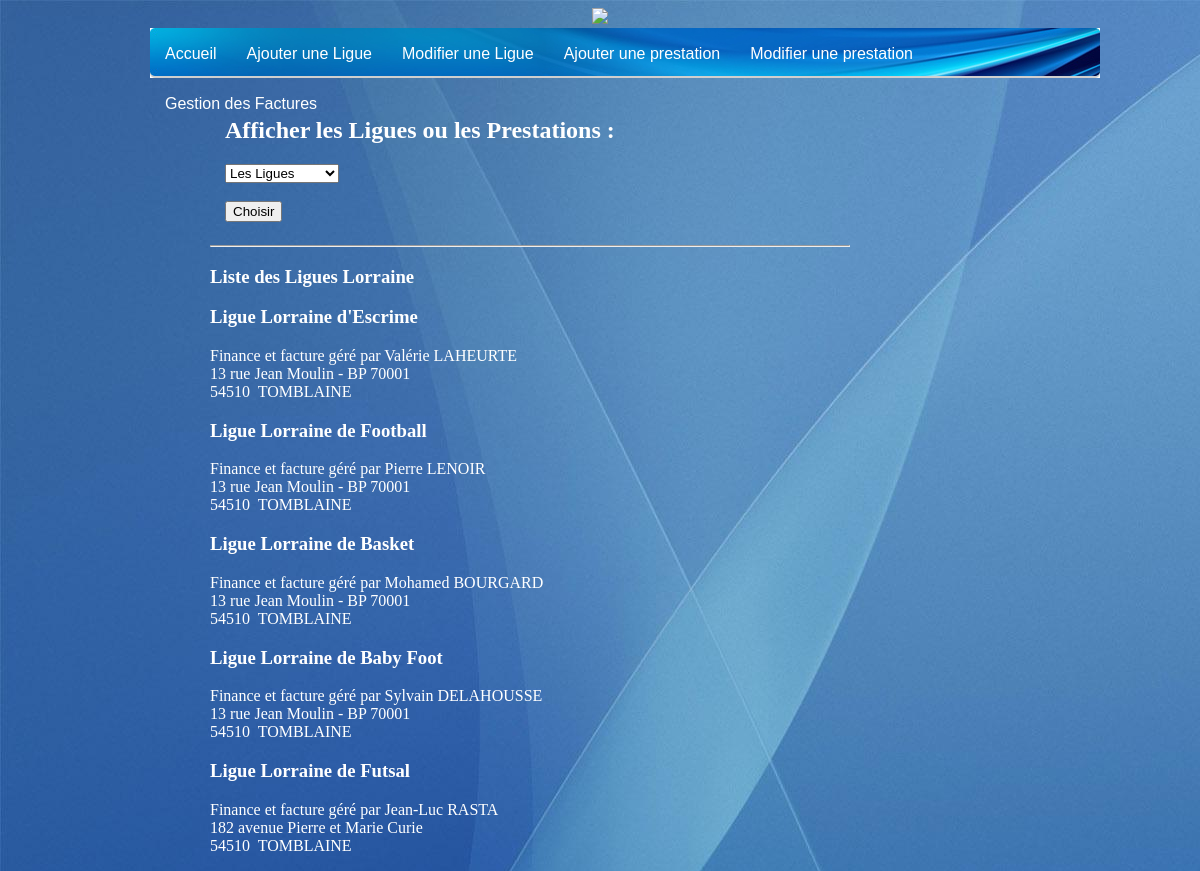
The page /index.php?nom=ligue on the database its author committed.
### tables this page shows
CREATE TABLE IF NOT EXISTS `ligue` (
  `numcompte` int(11) NOT NULL,
  `intitule` varchar(30) NOT NULL,
  `nomtresorier` varchar(20) NOT NULL,
  `adrue` varchar(50) NOT NULL,
  `cp` int(5) NOT NULL,
  `ville` varchar(20) NOT NULL,
  PRIMARY KEY (`numcompte`)
);

### index.php (the view, shortened to what this page needs)
<?php require ("config.php");?>
<!DOCTYPE html>
<html>
    <head>
    <link rel="stylesheet" href="style.css" />
    </head>
    <body>
    <?php require 'header.php'; ?>
  	<section>
      <?php
        if (isset($_GET['nom']) && is_string($_GET['nom']) && !empty($_GET['nom']) && !is_numeric($_GET['nom']))
        {
          $nom = htmlentities($_GET['nom']);
      ?>
        <form action="index.php?nom=<?php echo $nom; ?>" method ="POST">
          <h2>Afficher les Ligues ou les Prestations : </h2>
          <select name="choixaffich">
            <option value="ligue">Les Ligues</option>
          </select><br/><br/>
          <input type="submit" value="Choisir" name="choisir" />
        </form>
        <hr/>
        <?php
          if ($nom == 'ligue')
          {
          ?>
          <div id ="listligue">
          <h3>Liste des Ligues Lorraine</h3>
          <?php
            $listligue = $bdd->query("SELECT * FROM ligue");
            while ($donnees = $listligue->fetch())
            {
          ?>
          <h3 style=" font-color: white;"><?php echo $donnees['intitule'];?></h3>
          <p>
            Finance et facture géré par <?php echo $donnees['nomtresorier'];?><br/>
            <?php echo $donnees['adrue'];?><br/>
            <?php echo $donnees['cp'];?>&nbsp;
            <?php echo $donnees['ville'];?>
          </p>
          <?php } $listligue->closeCursor(); ?>
        </div>
        <?php
          }
          ?>
  	</section>
    <?php }else header('Location:index.php?nom=ligue'); ?>
    </body>
</html>

### style.css (style rules this page uses)
p { font-family: 'Bookman Old Style', 'Times New Roman', sans-serif; }
body { background: url("img/backfond.jpg"); text-align: justify; margin-left: 150px; margin-right: 150px; }
section { text-align: left; margin-left: 60px; margin-right: 200px; }
p, h1, form, label, legend #prestation_table, td, th { color: white; }
form { margin: auto; padding: 15px; }
input { vertical-align: left; }
h3, h4 { color: white; }

### rows shown on the page
ligue: intitule "Ligue Lorraine d'Escrime", nomtresorier "Valérie LAHEURTE", adrue "13 rue Jean Moulin - BP 70001", cp "54510", ville "TOMBLAINE"
ligue: intitule "Ligue Lorraine de Football", nomtresorier "Pierre LENOIR", adrue "13 rue Jean Moulin - BP 70001", cp "54510", ville "TOMBLAINE"
ligue: intitule "Ligue Lorraine de Basket", nomtresorier "Mohamed BOURGARD", adrue "13 rue Jean Moulin - BP 70001", cp "54510", ville "TOMBLAINE"
ligue: intitule "Ligue Lorraine de Baby Foot", nomtresorier "Sylvain DELAHOUSSE", adrue "13 rue Jean Moulin - BP 70001", cp "54510", ville "TOMBLAINE"
ligue: intitule "Ligue Lorraine de Futsal", nomtresorier "Jean-Luc RASTA", adrue "182 avenue Pierre et Marie Curie", cp "54510", ville "TOMBLAINE"
